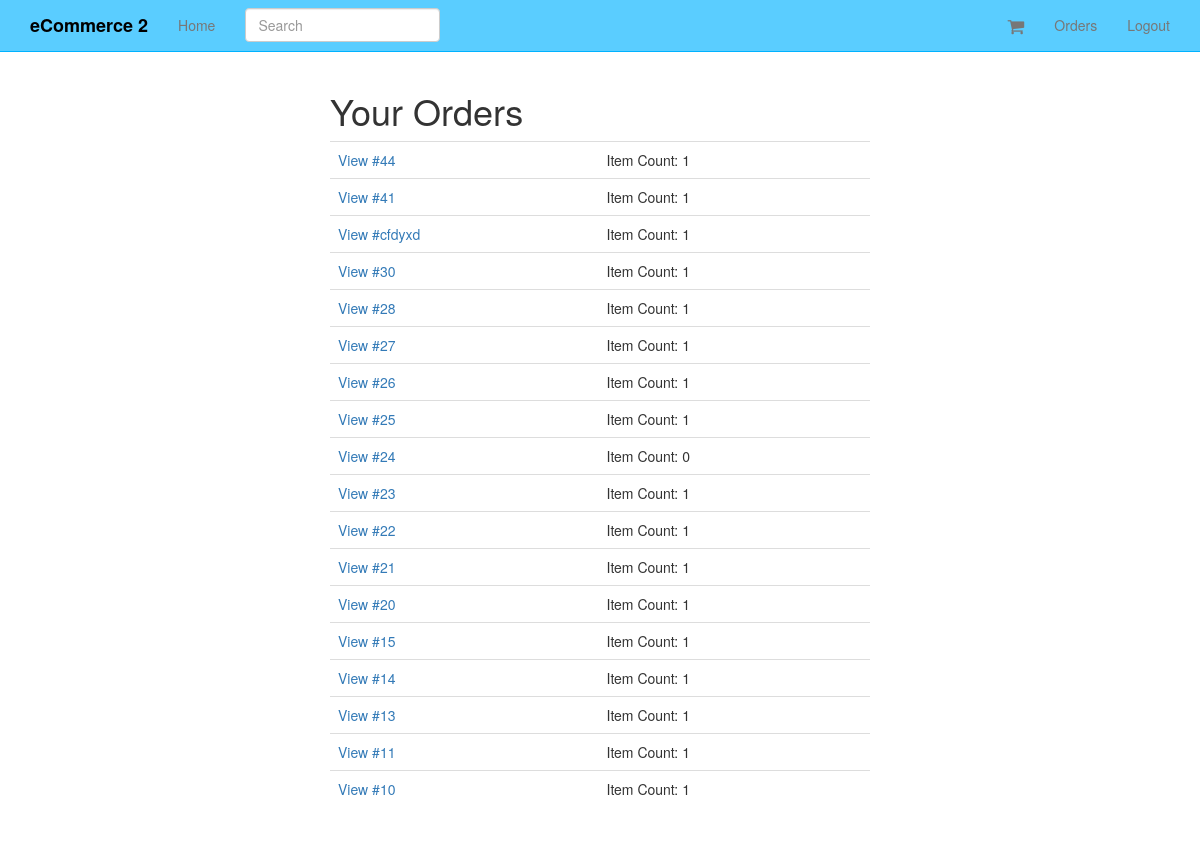
Screenshot of /orders/ (signed in) with the database file from the repository.
### orders/models.py (models this page shows, shortened)
class Order(models.Model):
	status = models.CharField(max_length=120, choices=ORDER_STATUS_CHOICES, default='created')
	cart = models.ForeignKey(Cart, on_delete=models.CASCADE)
	user = models.ForeignKey(UserCheckout, null=True, on_delete=models.CASCADE)
	billing_address = models.ForeignKey(UserAddress, related_name='billing_address', null=True, on_delete=models.CASCADE)
	shipping_address = models.ForeignKey(UserAddress, related_name='shipping_address', null=True, on_delete=models.CASCADE)
	shipping_total_price = models.DecimalField(max_digits=50, decimal_places=2, default=5.99)
	order_total = models.DecimalField(max_digits=50, decimal_places=2, )
	order_id = models.CharField(max_length=20, null=True, blank=True)
	class Meta:
		ordering = ['-id']
	def get_absolute_url(self):
		return reverse("order_detail", kwargs={"pk": self.pk})

### carts/models.py (models this page shows, shortened)
class Cart(models.Model):
	user = models.ForeignKey(User, null=True, blank=True, on_delete=models.CASCADE)
	items = models.ManyToManyField(Variation, through=CartItem)
	timestamp = models.DateTimeField(auto_now_add=True, auto_now=False)
	updated = models.DateTimeField(auto_now_add=False, auto_now=True)
	subtotal = models.DecimalField(max_digits=50, decimal_places=2, default=0.00)
	tax_percentage  = models.DecimalField(max_digits=10, decimal_places=5, default=0.085)
	tax_total = models.DecimalField(max_digits=50, decimal_places=2, default=0.00)
	total = models.DecimalField(max_digits=50, decimal_places=2, default=0.00)
	active = models.BooleanField(default=True)

### orders/views.py (the view)
# urls.py: url(r'^orders/$', OrderList.as_view(), name='orders'),
class OrderList(LoginRequiredMixin, ListView):
	queryset = Order.objects.all()
	def get_queryset(self):
		user_check_id = self.request.user.id
		user_checkout = UserCheckout.objects.get(id=user_check_id)
		return super(OrderList, self).get_queryset().filter(user=user_checkout)

### orders/mixins.py (called while the page is built)
	@method_decorator(login_required)
	def dispatch(self, request, *args, **kwargs):
		return super(LoginRequiredMixin, self).dispatch(request,*args, **kwargs)

### orders/templates/orders/order_list.html
{% extends "base.html" %}
{% block content %}
{% if object_list|length <= 0 %}
<div class='col-sm-6 col-sm-offset-3 text-center'>
<p class='lead'>
You do not currently have orders.
</p>
</div>
{% else  %}
<div class='col-sm-6 col-sm-offset-3'>
<h1>Your Orders</h1>
<table class='table'>
{% for object in object_list %}
<tr>
<td>
<a href='{{ object.get_absolute_url }}'>View #{% if object.order_id %}{{ object.order_id }}{% else %}{{ object.id }}{% endif %}</a>
</td>
<td>
Item Count: {{ object.cart.items.count }}
</td>
</tr>
{% endfor %}
</table>
</div>
{% endif %}
{% endblock %}

### templates/base.html (shortened to what this page needs)
{% load staticfiles %}
<!DOCTYPE html>
<html lang="en">
  <head>
    {% include 'head_css.html' %}
  </head>
  <body>
  {% include 'navbar.html' %}
    <div class="container">
            {% block content %}
            {% endblock %}
    </div>
  </body>
</html>

### templates/head_css.html
{% load staticfiles %}
    <link rel="stylesheet" href="//maxcdn.bootstrapcdn.com/font-awesome/4.3.0/css/font-awesome.min.css">
    <link href="{% static 'css/bootstrap.min.css' %}" rel="stylesheet">
    <link href="{% static 'css/navbar-static-top.css' %}" rel="stylesheet">
     <link href="{% static 'css/custom.css' %}" rel="stylesheet">

### templates/navbar.html (shortened to what this page needs)
   {% load staticfiles %}
    <nav class="navbar navbar-default navbar-static-top">
      <div class="container">
        <div class="navbar-header">
          <a class="navbar-brand" href="{% url 'home' %}">eCommerce 2</a>
        </div>
        <div id="navbar" class="navbar-collapse collapse">
          <ul class="nav navbar-nav">
            <li><a href="{% url 'home' %}">Home</a></li>
            <form class="navbar-form navbar-left" method="GET" role="search" action='{% url "products" %}'>
            <div class="form-group">
              <input type="text" class="form-control" placeholder="Search" name="q" value='{{ request.GET.q }}'>
            </div>
          </form>
          </ul>
          <ul class="nav navbar-nav navbar-right">
          <li>
            <a href='{% url "cart" %}'><i class="fa fa-shopping-cart fa-navbar-cart"></i> </a>
          </li>
          {% if request.user.is_authenticated %}
          <li><a href="{% url 'orders' %}">Orders</a></li>
            <li><a href="{% url 'auth_logout' %}">Logout</a></li>
            {% endif %}
          </ul>
        </div>
      </div>
    </nav>

### templates/javascript.html (shortened to what this page needs)
{% load staticfiles %}

### static_in_pro/our_static/css/navbar-static-top.css (style rules this page uses)
body { min-height: 1000px; }
.navbar-static-top { margin-bottom: 19px; background-color: #5ACDFF; border-color: #00B2FF; }
.navbar-default .navbar-brand { color: #000; font-weight: 900; }

### static_in_pro/our_static/css/custom.css (style rules this page uses)
.fa-navbar-cart { font-size: 18px; vertical-align: middle; }

### rows the page displays
Order: id "44", cart.items.count "1"
Order: id "41", cart.items.count "1"
Order: order_id "cfdyxd", cart.items.count "1"
Order: id "30", cart.items.count "1"
Order: id "28", cart.items.count "1"
Order: id "27", cart.items.count "1"
Order: id "26", cart.items.count "1"
Order: id "25", cart.items.count "1"
Order: id "24", cart.items.count "0"
Order: id "23", cart.items.count "1"
Order: id "22", cart.items.count "1"
Order: id "21", cart.items.count "1"
Order: id "20", cart.items.count "1"
Order: id "15", cart.items.count "1"
Order: id "14", cart.items.count "1"
Order: id "13", cart.items.count "1"
Order: id "11", cart.items.count "1"
Order: id "10", cart.items.count "1"
